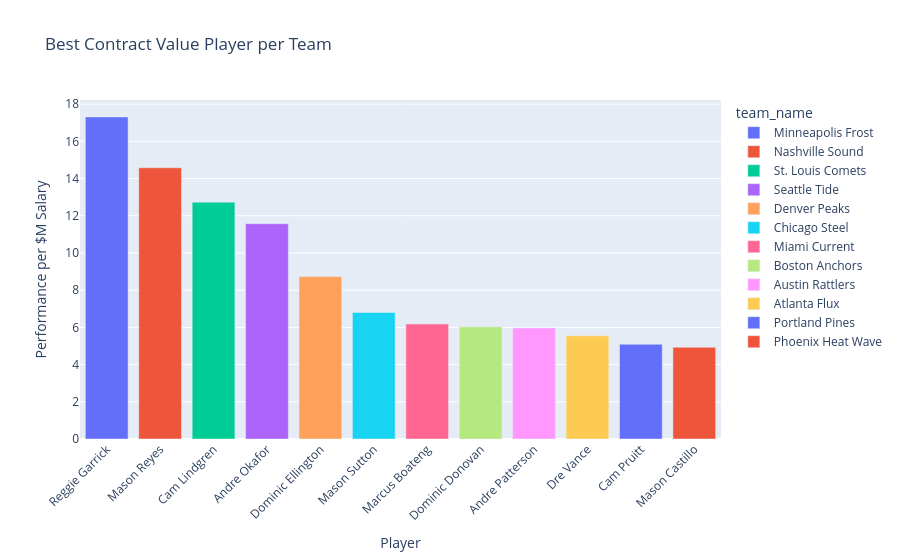

Notebook cell for this chart:
### Markdown cell above
## 6. Best contract value by team

For each team, find the player with the best performance-per-dollar useful for a
"who's the most cost-effective roster piece" business angle.

### Code cell
latest_players['value_ratio'] = (latest_players['performance_score'] / latest_players['salary_m']).round(2)

best_value = (latest_players.sort_values('value_ratio', ascending=False)
              .groupby('team_name').head(1)
              .sort_values('value_ratio', ascending=False)
              [['team_name', 'player_name', 'position', 'salary_m', 'performance_score', 'value_ratio']])

fig = px.bar(best_value, x='player_name', y='value_ratio', color='team_name',
             title='Best Contract Value Player per Team',
             labels={'value_ratio': 'Performance per $M Salary', 'player_name': 'Player'})
fig.update_layout(xaxis_tickangle=-45)
fig.show()

best_value

### Figure 1 — Plotly figure (JSON) as saved in the notebook; plotly's stock layout.template omitted (floating-point values rounded to 4 significant figures)
{"data": [{"hovertemplate": "team_name=Minneapolis Frost<br>Player=%{x}<br>Performance per $M Salary=%{y}<extra></extra>", "legendgroup": "Minneapolis Frost", "marker": {"color": "#636efa", "pattern": {"shape": ""}}, "name": "Minneapolis Frost", "orientation": "v", "showlegend": true, "textposition": "auto", "type": "bar", "x": ["Reggie Garrick"], "xaxis": "x", "y": [17.31], "yaxis": "y"}, {"hovertemplate": "team_name=Nashville Sound<br>Player=%{x}<br>Performance per $M Salary=%{y}<extra></extra>", "legendgroup": "Nashville Sound", "marker": {"color": "#EF553B", "pattern": {"shape": ""}}, "name": "Nashville Sound", "orientation": "v", "showlegend": true, "textposition": "auto", "type": "bar", "x": ["Mason Reyes"], "xaxis": "x", "y": [14.58], "yaxis": "y"}, {"hovertemplate": "team_name=St. Louis Comets<br>Player=%{x}<br>Performance per $M Salary=%{y}<extra></extra>", "legendgroup": "St. Louis Comets", "marker": {"color": "#00cc96", "pattern": {"shape": ""}}, "name": "St. Louis Comets", "orientation": "v", "showlegend": true, "textposition": "auto", "type": "bar", "x": ["Cam Lindgren"], "xaxis": "x", "y": [12.73], "yaxis": "y"}, {"hovertemplate": "team_name=Seattle Tide<br>Player=%{x}<br>Performance per $M Salary=%{y}<extra></extra>", "legendgroup": "Seattle Tide", "marker": {"color": "#ab63fa", "pattern": {"shape": ""}}, "name": "Seattle Tide", "orientation": "v", "showlegend": true, "textposition": "auto", "type": "bar", "x": ["Andre Okafor"], "xaxis": "x", "y": [11.57], "yaxis": "y"}, {"hovertemplate": "team_name=Denver Peaks<br>Player=%{x}<br>Performance per $M Salary=%{y}<extra></extra>", "legendgroup": "Denver Peaks", "marker": {"color": "#FFA15A", "pattern": {"shape": ""}}, "name": "Denver Peaks", "orientation": "v", "showlegend": true, "textposition": "auto", "type": "bar", "x": ["Dominic Ellington"], "xaxis": "x", "y": [8.73], "yaxis": "y"}, {"hovertemplate": "team_name=Chicago Steel<br>Player=%{x}<br>Performance per $M Salary=%{y}<extra></extra>", "legendgroup": "Chicago Steel", "marker": {"color": "#19d3f3", "pattern": {"shape": ""}}, "name": "Chicago Steel", "orientation": "v", "showlegend": true, "textposition": "auto", "type": "bar", "x": ["Mason Sutton"], "xaxis": "x", "y": [6.8], "yaxis": "y"}, {"hovertemplate": "team_name=Miami Current<br>Player=%{x}<br>Performance per $M Salary=%{y}<extra></extra>", "legendgroup": "Miami Current", "marker": {"color": "#FF6692", "pattern": {"shape": ""}}, "name": "Miami Current", "orientation": "v", "showlegend": true, "textposition": "auto", "type": "bar", "x": ["Marcus Boateng"], "xaxis": "x", "y": [6.18], "yaxis": "y"}, {"hovertemplate": "team_name=Boston Anchors<br>Player=%{x}<br>Performance per $M Salary=%{y}<extra></extra>", "legendgroup": "Boston Anchors", "marker": {"color": "#B6E880", "pattern": {"shape": ""}}, "name": "Boston Anchors", "orientation": "v", "showlegend": true, "textposition": "auto", "type": "bar", "x": ["Dominic Donovan"], "xaxis": "x", "y": [6.03], "yaxis": "y"}, {"hovertemplate": "team_name=Austin Rattlers<br>Player=%{x}<br>Performance per $M Salary=%{y}<extra></extra>", "legendgroup": "Austin Rattlers", "marker": {"color": "#FF97FF", "pattern": {"shape": ""}}, "name": "Austin Rattlers", "orientation": "v", "showlegend": true, "textposition": "auto", "type": "bar", "x": ["Andre Patterson"], "xaxis": "x", "y": [5.97], "yaxis": "y"}, {"hovertemplate": "team_name=Atlanta Flux<br>Player=%{x}<br>Performance per $M Salary=%{y}<extra></extra>", "legendgroup": "Atlanta Flux", "marker": {"color": "#FECB52", "pattern": {"shape": ""}}, "name": "Atlanta Flux", "orientation": "v", "showlegend": true, "textposition": "auto", "type": "bar", "x": ["Dre Vance"], "xaxis": "x", "y": [5.55], "yaxis": "y"}, {"hovertemplate": "team_name=Portland Pines<br>Player=%{x}<br>Performance per $M Salary=%{y}<extra></extra>", "legendgroup": "Portland Pines", "marker": {"color": "#636efa", "pattern": {"shape": ""}}, "name": "Portland Pines", "orientation": "v", "showlegend": true, "textposition": "auto", "type": "bar", "x": ["Cam Pruitt"], "xaxis": "x", "y": [5.09], "yaxis": "y"}, {"hovertemplate": "team_name=Phoenix Heat Wave<br>Player=%{x}<br>Performance per $M Salary=%{y}<extra></extra>", "legendgroup": "Phoenix Heat Wave", "marker": {"color": "#EF553B", "pattern": {"shape": ""}}, "name": "Phoenix Heat Wave", "orientation": "v", "showlegend": true, "textposition": "auto", "type": "bar", "x": ["Mason Castillo"], "xaxis": "x", "y": [4.93], "yaxis": "y"}], "layout": {"barmode": "relative", "legend": {"title": {"text": "team_name"}, "tracegroupgap": 0}, "title": {"text": "Best Contract Value Player per Team"}, "xaxis": {"anchor": "y", "domain": [0, 1], "tickangle": -45, "title": {"text": "Player"}}, "yaxis": {"anchor": "x", "domain": [0, 1], "title": {"text": "Performance per $M Salary"}}}}
